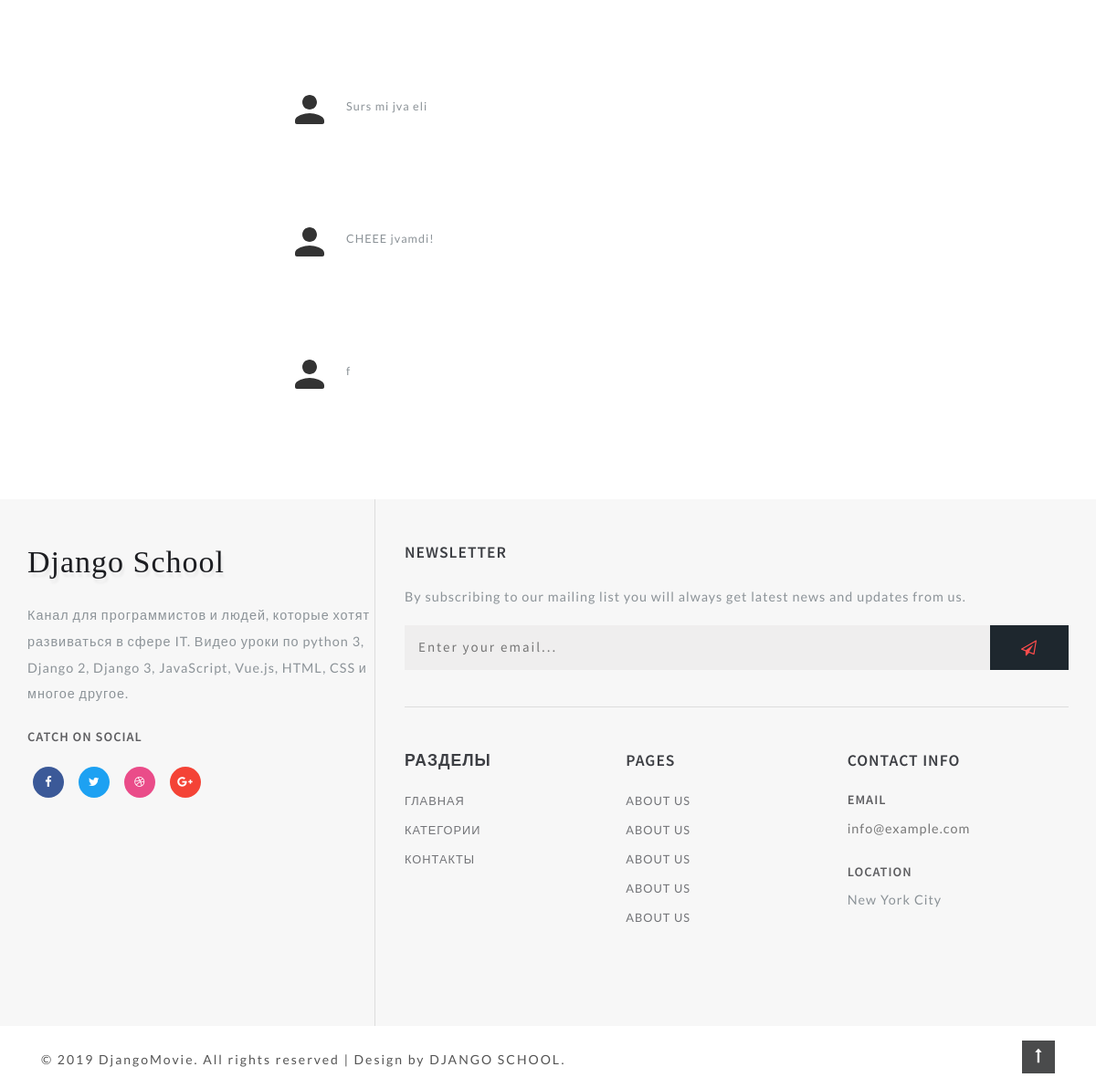
Page /movies/detail/meetJoeBlack/ (lower part) on the earlier database version.
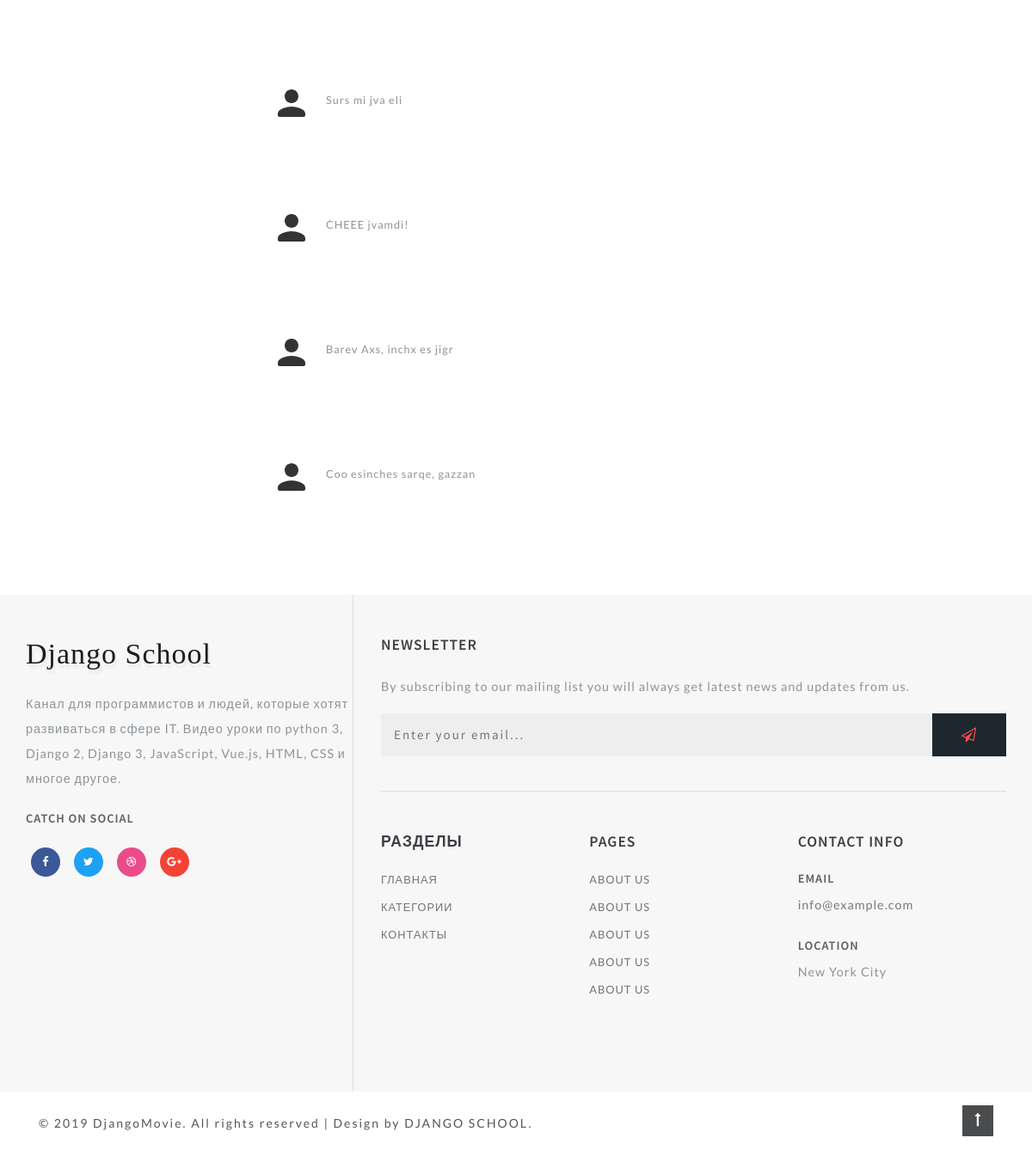
Same page on the later database version.
### movies/models.py (models this page shows, shortened)
class Reviews(models.Model):
    author = models.ForeignKey(User, verbose_name='Автор', on_delete=models.CASCADE)
    text = models.TextField('Сообщение', max_length=5000)
    parent = models.ForeignKey('self', verbose_name='Родитель', on_delete=models.SET_NULL, blank=True, null=True)
    movie = models.ForeignKey(Movie, verbose_name='Фильм', on_delete=models.CASCADE)
    class Meta:
        verbose_name = 'Отзыв'
        verbose_name_plural = 'Отзывы'

### movies/views.py (the view)
# urls.py: path('detail/<slug:slug>/', views.MovieDetailView.as_view(), name='movie_detail'),
class MovieDetailView(DetailView):
    model = Movie
    slug_field = 'url'

### templates/movies/movie_detail.html (shortened to what this page needs)
{% extends 'movies/base.html' %}
{% load static %}
{% block movie-content %}
    <div class="left-ads-display col-lg-8">
        <div class="row">
            {% for review in movie.reviews_set.all %}
                <div class="media py-5 review_container">
                    {% if user.is_authenticated and review.author.image %}
                        <div class="review_author_image" style="background-image: url('{{ review.author.image.url }}');"></div>
                    {% else %}
                        <img src="{% static 'images/person_image_template.svg' %}" class="mr-3 img-fluid" alt="image">
                    {% endif %}
                    <div class="media-body mt-0">
                        <p class="mt-2 editContent">
                            {{ review.text }}
                        </p>
                    </div>
                </div>
            {% endfor %}
        </div>
    </div>
{% endblock %}

Differences in the rows shown:
removed Reviews: text "f"
added Reviews: text "Barev Axs, inchx es jigr"
added Reviews: text "Coo esinches sarqe, gazzan"
